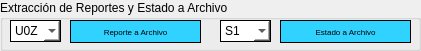
   <widget class="QGroupBox" name="groupBox_8">
    <property name="geometry">
     <rect>
      <x>250</x>
      <y>460</y>
      <width>421</width>
      <height>51</height>
     </rect>
    </property>
    <property name="font">
     <font>
      <pointsize>9</pointsize>
     </font>
    </property>
    <property name="layoutDirection">
     <enum>Qt::LeftToRight</enum>
    </property>
    <property name="title">
     <string>Extracción de Reportes y Estado a Archivo</string>
    </property>
    <widget class="QPushButton" name="rep_arch">
     <property name="geometry">
      <rect>
       <x>70</x>
       <y>20</y>
       <width>131</width>
       <height>23</height>
      </rect>
     </property>
     <property name="font">
      <font>
       <pointsize>6</pointsize>
      </font>
     </property>
     <property name="styleSheet">
      <string notr="true">QPushButton {
    border: 1px solid #000000;
    background-color: rgb(48, 210, 255);
}

QPushButton:hover {
    background-color: rgb(38, 190, 235);
}

QPushButton:pressed {
    background-color: rgb(58, 230, 255);
}
</string>
     </property>
     <property name="text">
      <string>Reporte a Archivo</string>
     </property>
    </widget>
    <widget class="QPushButton" name="status_arch">
     <property name="geometry">
      <rect>
       <x>280</x>
       <y>20</y>
       <width>131</width>
       <height>23</height>
      </rect>
     </property>
     <property name="font">
      <font>
       <pointsize>6</pointsize>
      </font>
     </property>
     <property name="styleSheet">
      <string notr="true">QPushButton {
    border: 1px solid #000000;
    background-color: rgb(48, 210, 255);
}

QPushButton:hover {
    background-color: rgb(38, 190, 235);
}

QPushButton:pressed {
    background-color: rgb(58, 230, 255);
}
</string>
     </property>
     <property name="text">
      <string>Estado a Archivo</string>
     </property>
    </widget>
    <widget class="QComboBox" name="status_s">
     <property name="geometry">
      <rect>
       <x>220</x>
       <y>20</y>
       <width>51</width>
       <height>22</height>
      </rect>
     </property>
     <property name="layoutDirection">
      <enum>Qt::LeftToRight</enum>
     </property>
     <property name="styleSheet">
      <string notr="true">background-color: rgb(255, 255, 255);
border: 1px solid #000000;
</string>
     </property>
     <item>
      <property name="text">
       <string>S1</string>
      </property>
     </item>
     <item>
      <property name="text">
       <string>S2</string>
      </property>
     </item>
     <item>
      <property name="text">
       <string>S3</string>
      </property>
     </item>
     <item>
      <property name="text">
       <string>S4</string>
      </property>
     </item>
     <item>
      <property name="text">
       <string>S5</string>
      </property>
     </item>
    </widget>
    <widget class="QComboBox" name="rep_r">
     <property name="geometry">
      <rect>
       <x>10</x>
       <y>20</y>
       <width>51</width>
       <height>22</height>
      </rect>
     </property>
     <property name="layoutDirection">
      <enum>Qt::LeftToRight</enum>
     </property>
     <property name="styleSheet">
      <string notr="true">background-color: rgb(255, 255, 255);
border: 1px solid #000000;
</string>
     </property>
     <item>
      <property name="text">
       <string>U0Z</string>
      </property>
     </item>
     <item>
      <property name="text">
       <string>U0X</string>
      </property>
     </item>
    </widget>
   </widget>
